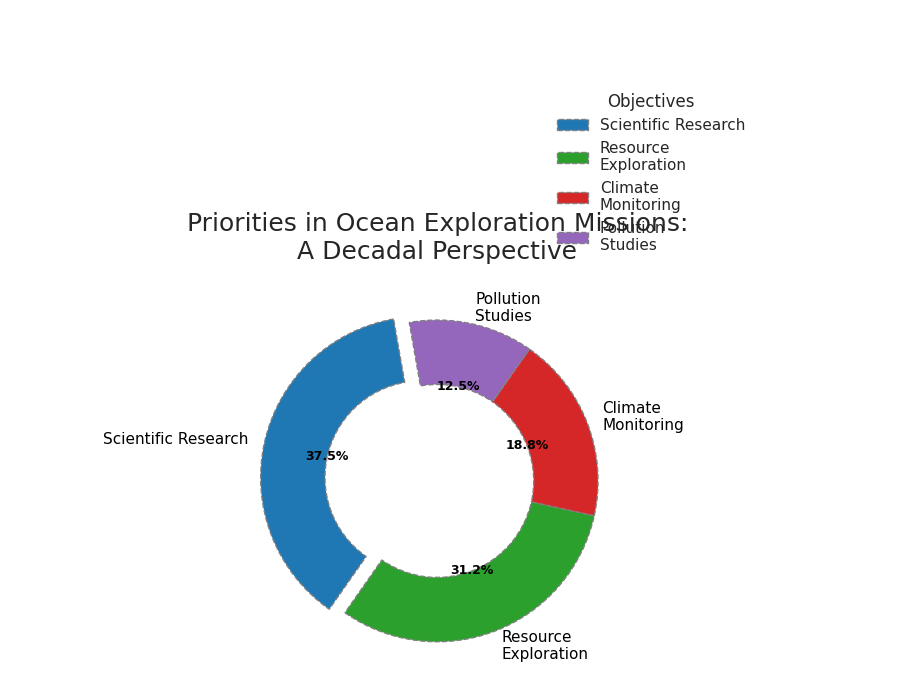

Here is the Python script that generated this plot:
import matplotlib.pyplot as plt

objectives = ['Scientific Research', 'Resource\nExploration', 'Climate\nMonitoring', 'Pollution\nStudies']
proportions = [30, 25, 15, 10]
new_colors = ['#1f77b4', '#2ca02c', '#d62728', '#9467bd']
explode = (0.1, 0, 0, 0)

fig, ax = plt.subplots(figsize=(9, 7))

wedges, texts, autotexts = ax.pie(
    proportions, 
    labels=objectives,
    autopct='%1.1f%%', 
    startangle=100, 
    colors=new_colors, 
    explode=explode,
    shadow=False,
    textprops=dict(color="black"),
    wedgeprops=dict(width=0.4, edgecolor='gray', linestyle='--', linewidth=1),
)

plt.title("Priorities in Ocean Exploration Missions:\nA Decadal Perspective", fontsize=18, fontweight='normal', pad=15)
plt.setp(autotexts, size=9, weight="heavy")

ax.legend(wedges, objectives, title="Objectives", loc="upper right", bbox_to_anchor=(1, 1, 0.3, 0.5), frameon=False)
fig.tight_layout()

plt.show()
